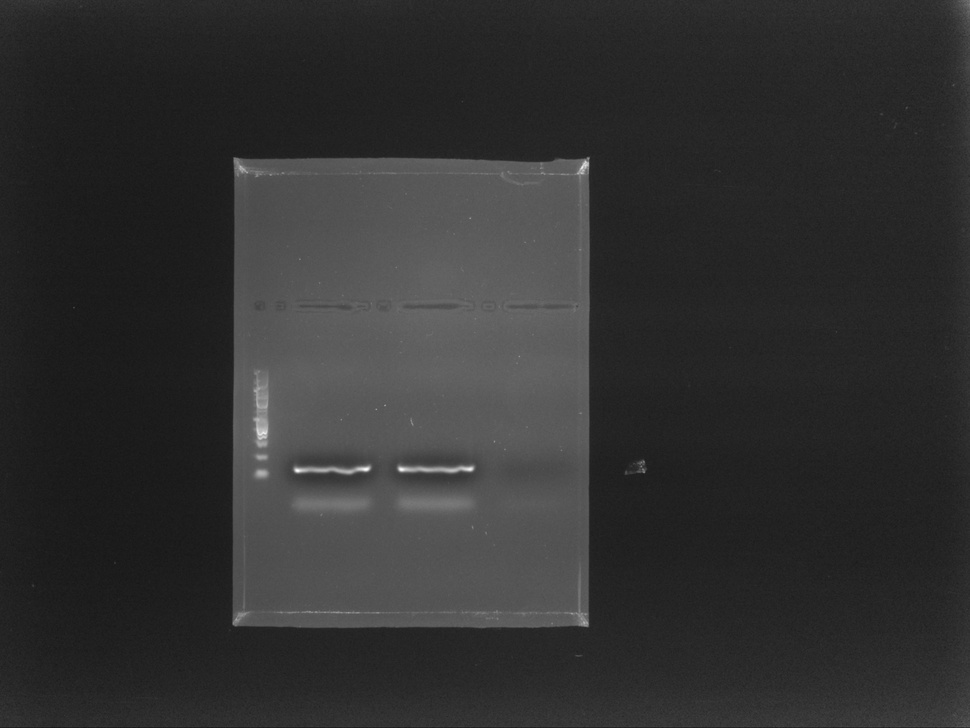
#> input picture data/test_samples/sample04.jpg, 970 x 728 px, shrunk from 2690 x 2018 before the run, found by its file name
$ python bw_fix.py
#> lines starting #> are read from the running program, lines starting #| are printed output that depends on the picture
#> in main, img is the input picture: shape (728, 970) float64; min 0.0824, max 0.996, mean 0.192
import numpy as np
from skimage import io, img_as_float, img_as_ubyte
import matplotlib.pyplot as plt
import os

def detect_and_invert(img, low_perc=5, high_perc=95, visualize=False):
#> called with low_perc = 5, high_perc = 95, visualize = True
    img = img_as_float(img)

    p_low, p_high = np.percentile(img, [low_perc, high_perc])
#> p_low = 0.11; p_high = 0.369

    inverted = False
    # ak je pozadie svetlé, invertujeme
    if p_high > 0.5:
        img = 1 - img
        inverted = True

    if visualize:
        print(f"Percentil {low_perc}%: {p_low:.3f}, {high_perc}%: {p_high:.3f}, inverted: {inverted}")
#| Percentil 5%: 0.110, 95%: 0.369, inverted: False
        plt.figure(figsize=(10,5))
        plt.subplot(1,2,1)
        plt.imshow(img, cmap='gray')
        plt.title("Inverted" if inverted else "Original")
        plt.axis('off')
        plt.subplot(1,2,2)
        plt.hist(img.ravel(), bins=256)
        plt.title("Histogram")
        plt.show()
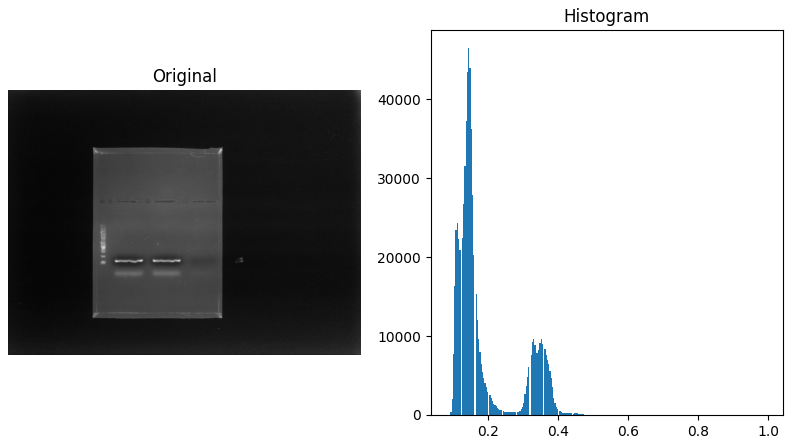
#> figure drawn by matplotlib, 2 panels; panel 2: tallest bar 46446 high, from x = 0.143 to 0.147

    return img, inverted

def normalize_fixed(img, background_mean=0.3, gel_mean=0.7, visualize=False):
#> called with background_mean = 0.3, gel_mean = 0.7, visualize = True
    img = img_as_float(img)
    p_low, p_high = np.percentile(img, [5, 95])
#> p_low = 0.11; p_high = 0.369
    scale = (gel_mean - background_mean) / (p_high - p_low + 1e-8)
#> scale = 1.55
    img_norm = (img - p_low) * scale + background_mean
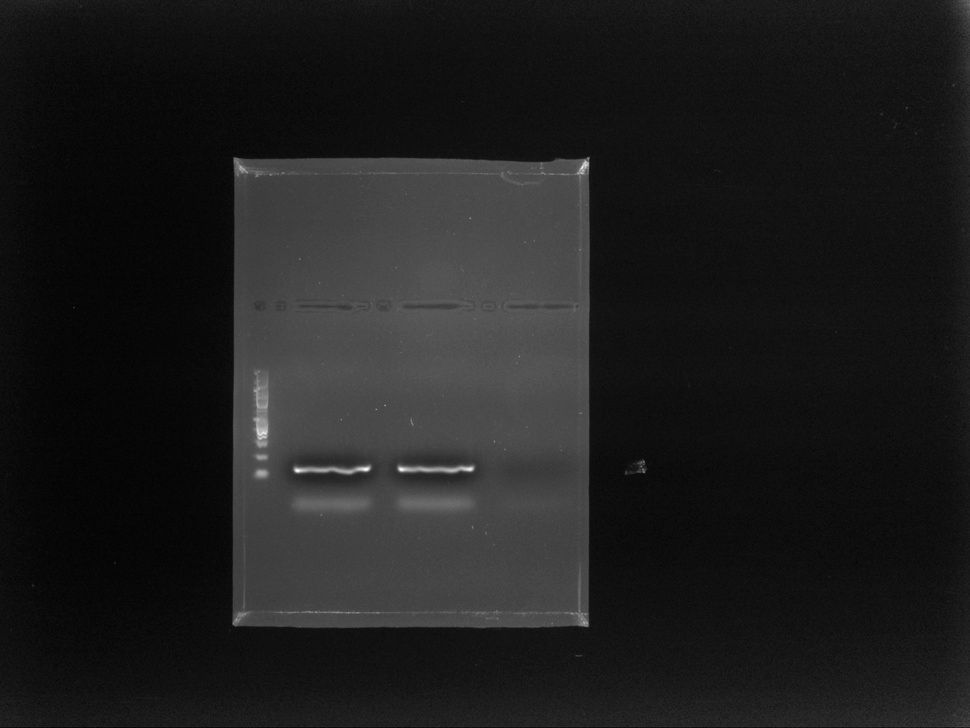
#> img_norm: shape (728, 970) float64; min 0.258, max 1.67, mean 0.427; drawn with min black and max white
    img_norm = np.clip(img_norm, 0, 1)
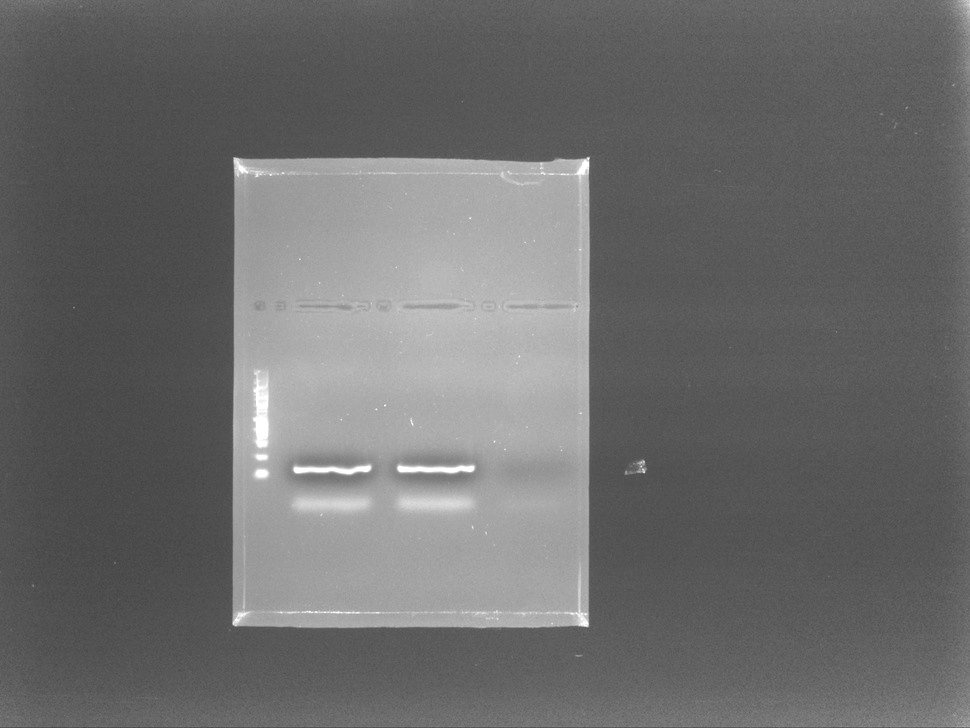
#> img_norm: shape (728, 970) float64; min 0.258, max 1, mean 0.426
    if visualize:
        plt.figure(figsize=(10,5))
        plt.subplot(1,2,1)
        plt.imshow(img, cmap='gray')
        plt.title("After Invert")
        plt.axis('off')
        plt.subplot(1,2,2)
        plt.imshow(img_norm, cmap='gray')
        plt.title("Normalized Fixed")
        plt.axis('off')
        plt.show()
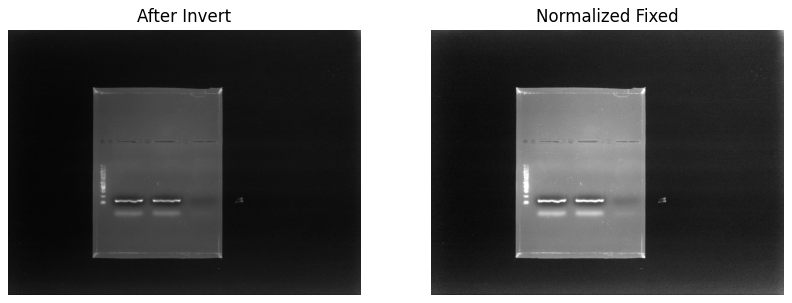
#> figure drawn by matplotlib, 2 panels
    return img_norm

def main(input_path, output_path, visualize=True):
    if not os.path.exists(input_path):
        print(f"File {input_path} not found!")
        return

    # 1️⃣ Invert podľa polarity
    img = io.imread(input_path, as_gray=True)
    img_inverted, _ = detect_and_invert(img, visualize=visualize)

    # 2️⃣ Fixná normalizácia intenzity
    img_normalized = normalize_fixed(img_inverted, visualize=visualize)

    # 3️⃣ Uloženie výsledku
    io.imsave(output_path, img_as_ubyte(img_normalized))
    print(f"Saved final normalized image to {output_path}")

if __name__ == "__main__":
    # nastav cestu k obrazku
    input_file = "data/test_samples/sample04.jpg"
    output_file = "data/processed/bg_sample04.jpg"
    main(input_file, output_file, visualize=True)

$ run again, with data/test_samples/sample01.jpg copied over data/test_samples/sample04.jpg
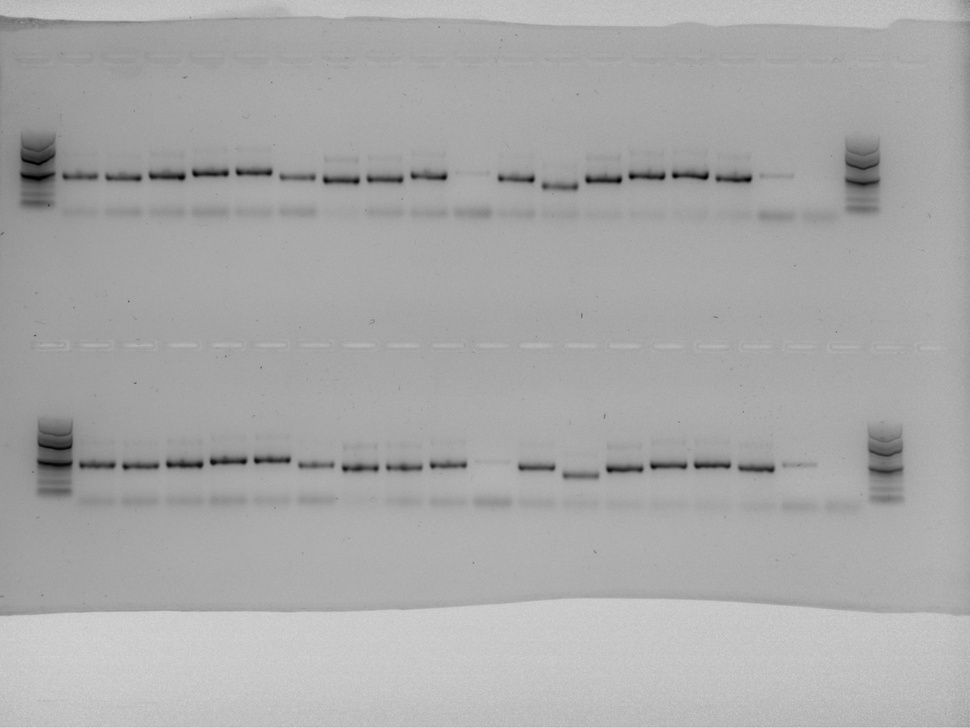
#> input picture data/test_samples/sample01.jpg, 970 x 728 px, shrunk from 2690 x 2018 before the run, found by its file name
#> in main, img is the input picture: shape (728, 970) float64; min 0, max 0.855, mean 0.662
#> in detect_and_invert, `p_low, p_high = np.percentile(img, [low_perc, high_perc])`: p_low = 0.576; p_high = 0.784
#| Percentil 5%: 0.576, 95%: 0.784, inverted: True
#> in detect_and_invert, `plt.show()`:
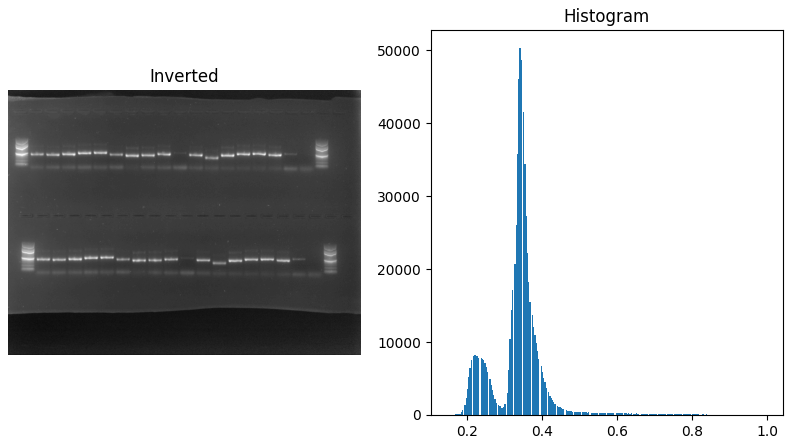
#> figure drawn by matplotlib, 2 panels; panel 2: tallest bar 50239 high, from x = 0.339 to 0.342
#> in normalize_fixed, `p_low, p_high = np.percentile(img, [5, 95])`: p_low = 0.216; p_high = 0.424
#> scale = 1.92
#> in normalize_fixed, `img_norm = np.clip(img_norm, 0, 1)`:
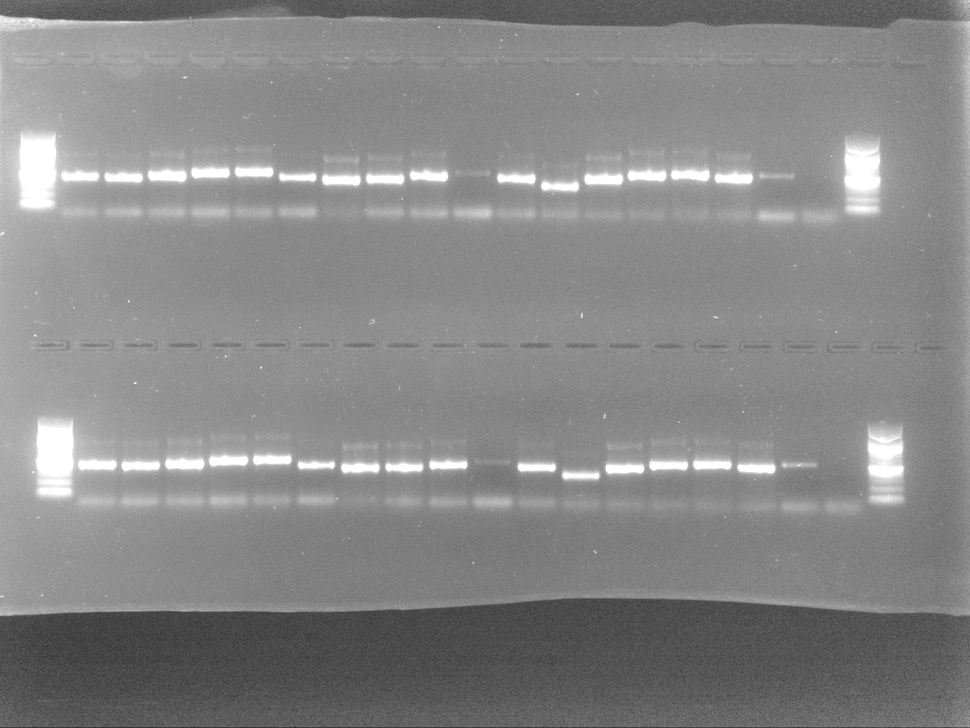
#> img_norm: shape (728, 970) float64; min 0.164, max 1, mean 0.532

$ run again, with data/test_samples/sample02.jpg copied over data/test_samples/sample04.jpg
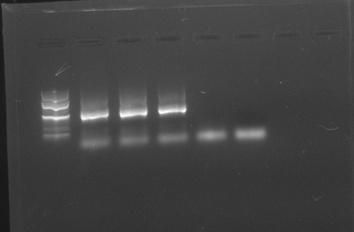
#> input picture data/test_samples/sample02.jpg, 354 x 232 px, shrunk from 982 x 644 before the run, found by its file name
#> in main, img is the input picture: shape (232, 354) float64; min 0.0863, max 1, mean 0.261
#> in detect_and_invert, `p_low, p_high = np.percentile(img, [low_perc, high_perc])`: p_low = 0.208; p_high = 0.376
#| Percentil 5%: 0.208, 95%: 0.376, inverted: False
#> in detect_and_invert, `plt.show()`:
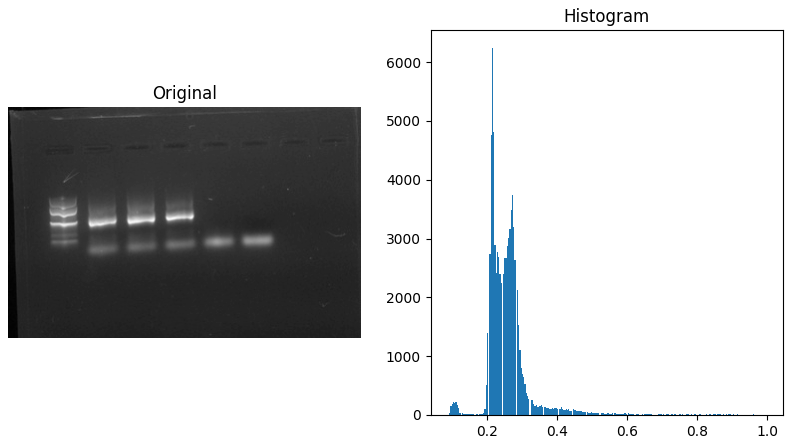
#> figure drawn by matplotlib, 2 panels; panel 2: tallest bar 6235 high, from x = 0.215 to 0.218
#> in normalize_fixed, `p_low, p_high = np.percentile(img, [5, 95])`: p_low = 0.208; p_high = 0.376
#> scale = 2.37
#> in normalize_fixed, `plt.show()`:
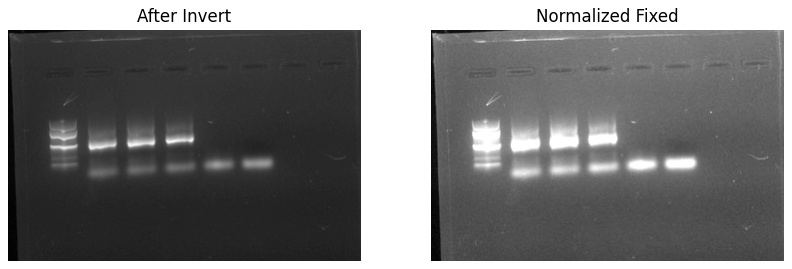
#> figure drawn by matplotlib, 2 panels

$ run again, with data/test_samples/sample03.jpg copied over data/test_samples/sample04.jpg
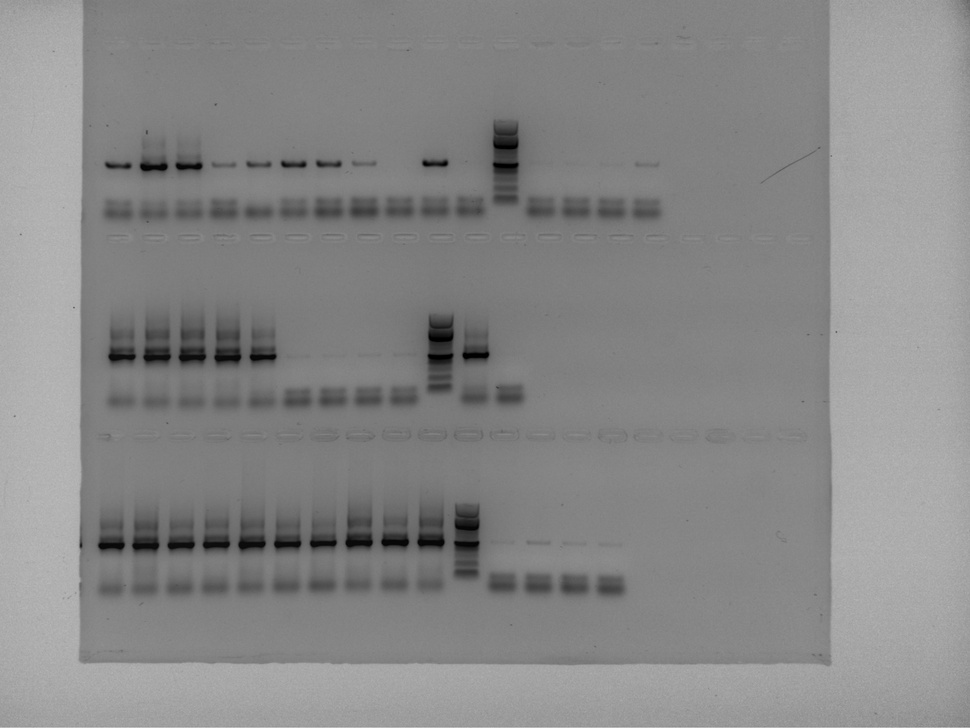
#> input picture data/test_samples/sample03.jpg, 970 x 728 px, shrunk from 2690 x 2018 before the run, found by its file name
#> in main, img is the input picture: shape (728, 970) float64; min 0, max 0.769, mean 0.532
#> in detect_and_invert, `p_low, p_high = np.percentile(img, [low_perc, high_perc])`: p_low = 0.38; p_high = 0.682
#| Percentil 5%: 0.380, 95%: 0.682, inverted: True
#> in detect_and_invert, `plt.show()`:
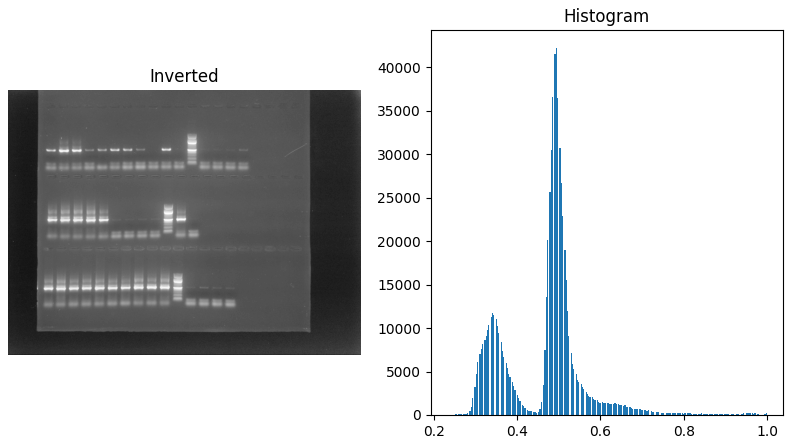
#> figure drawn by matplotlib, 2 panels; panel 2: tallest bar 42154 high, from x = 0.493 to 0.496
#> in normalize_fixed, `p_low, p_high = np.percentile(img, [5, 95])`: p_low = 0.318; p_high = 0.62
#> scale = 1.32
#> in normalize_fixed, `img_norm = np.clip(img_norm, 0, 1)`:
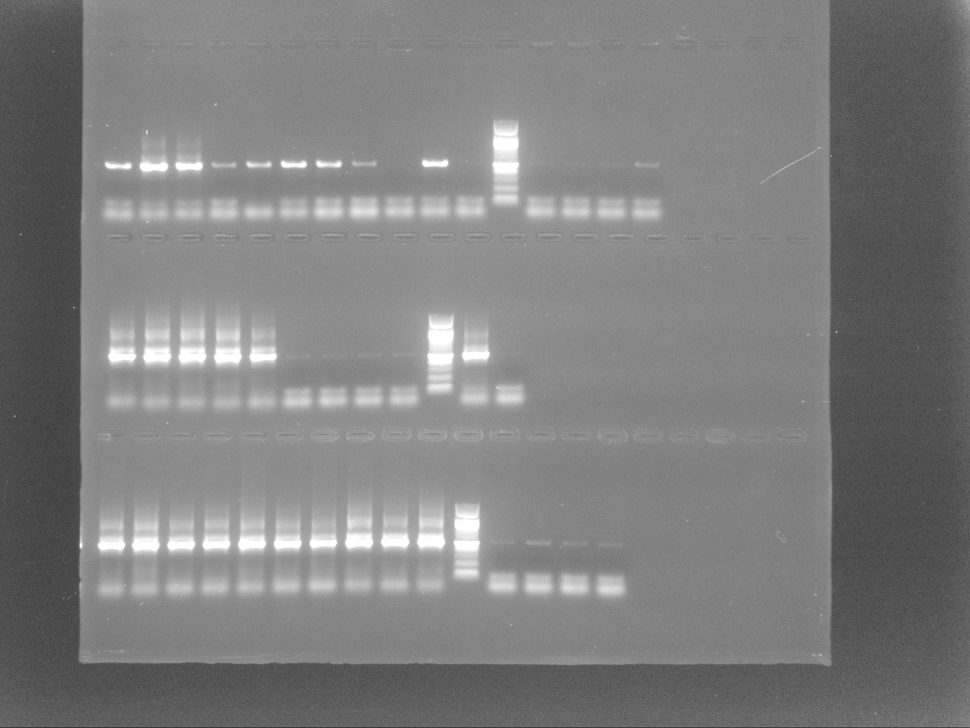
#> img_norm: shape (728, 970) float64; min 0.186, max 1, mean 0.498
